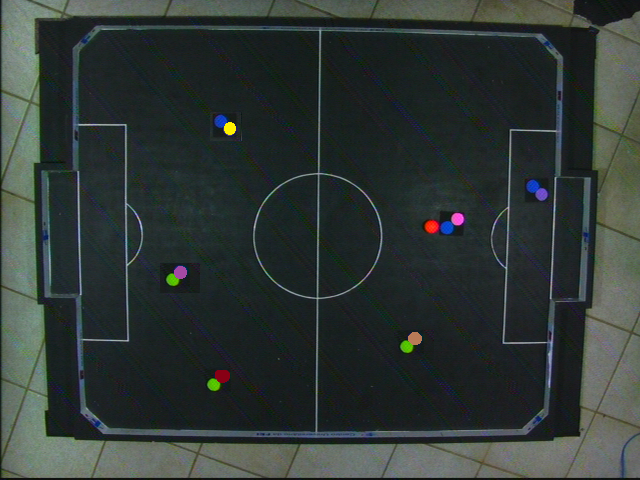
#> input picture Processamento/Images/template.png, 640 x 480 px, found by its file name
$ python testGray.py   (older library calls are emulated)
#> lines starting #> are read from the running program, lines starting #| are printed output that depends on the picture; after the words box and inside, x2 and y2 are one past the last pixel; in counts of white or black regions, pixels touching at a corner belong together
import imutils
import cv2
import numpy as np

image = cv2.imread("template.png")
#> image is the input picture: shape (480, 640, 3); mean B, G, R 53.5, 56.2, 47.9
cv2.imshow("Original", image)

boundaries = [
	([0, 20, 255], [50, 80, 255]),
]

for (lower, upper) in boundaries:
    lower = np.array(lower, dtype = "uint8")
    upper = np.array(upper,dtype="uint8")

    mask = cv2.inRange(image, lower, upper)
    output = cv2.bitwise_and(image, image, mask = mask)

    gray = cv2.cvtColor(output, cv2.COLOR_BGR2GRAY)
    blurred = cv2.GaussianBlur(gray, (5, 5), 0)
    thresh = cv2.threshold(blurred, 60, 255, cv2.THRESH_BINARY)[1]


    cnts = cv2.findContours(thresh.copy(), cv2.RETR_EXTERNAL,
                        cv2.CHAIN_APPROX_SIMPLE)

    cnts = cnts[0] if imutils.is_cv2() else cnts[1]
    for c in cnts:

        M = cv2.moments(c)
        cX = int(M["m10"] / M["m00"]) if (M["m00"]!=0) else int(M["m10"])
        cY = int(M["m01"] / M["m00"]) if (M["m00"]!=0) else int(M["m01"])

        	# draw the contour and center of the shape on the image
        cv2.drawContours(image, [c], -1, (0, 255, 0), 2)
        cv2.circle(image, (cX, cY), 7, (255, 255, 255), -1)
        #cv2.putText(image, "center", (cX - 20, cY - 20),
		#cv2.FONT_HERSHEY_SIMPLEX, 0.5, (255, 255, 255), 2)

    cv2.imshow("Image", image)
    cv2.waitKey(0)
#> this loop made 1 pass
#> pass 1, `mask = cv2.inRange(image, lower, upper)`:
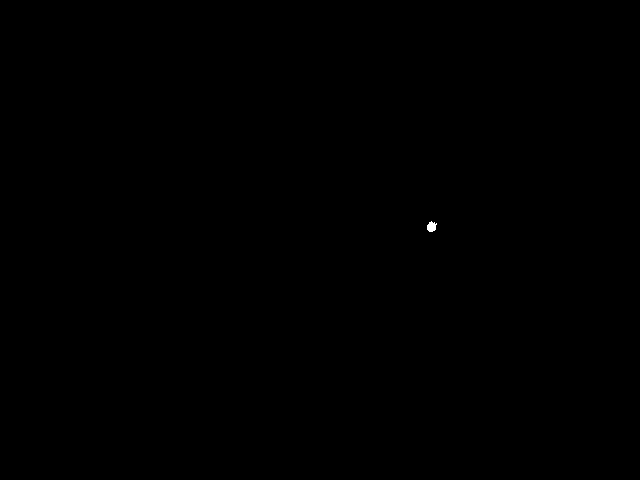
#> mask: shape (480, 640); 0.03% white; 1 white region, box (x1, y1, x2, y2) and area: (427, 221, 437, 232) 78
#> after the loop:
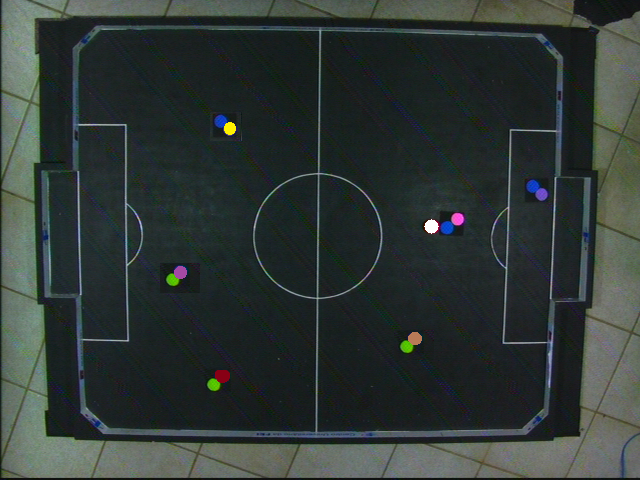
#> image: shape (480, 640, 3); 0.05% of pixels changed, all inside (x1, y1, x2, y2) = (424, 219, 439, 234)

cv2.destroyAllWindows()
